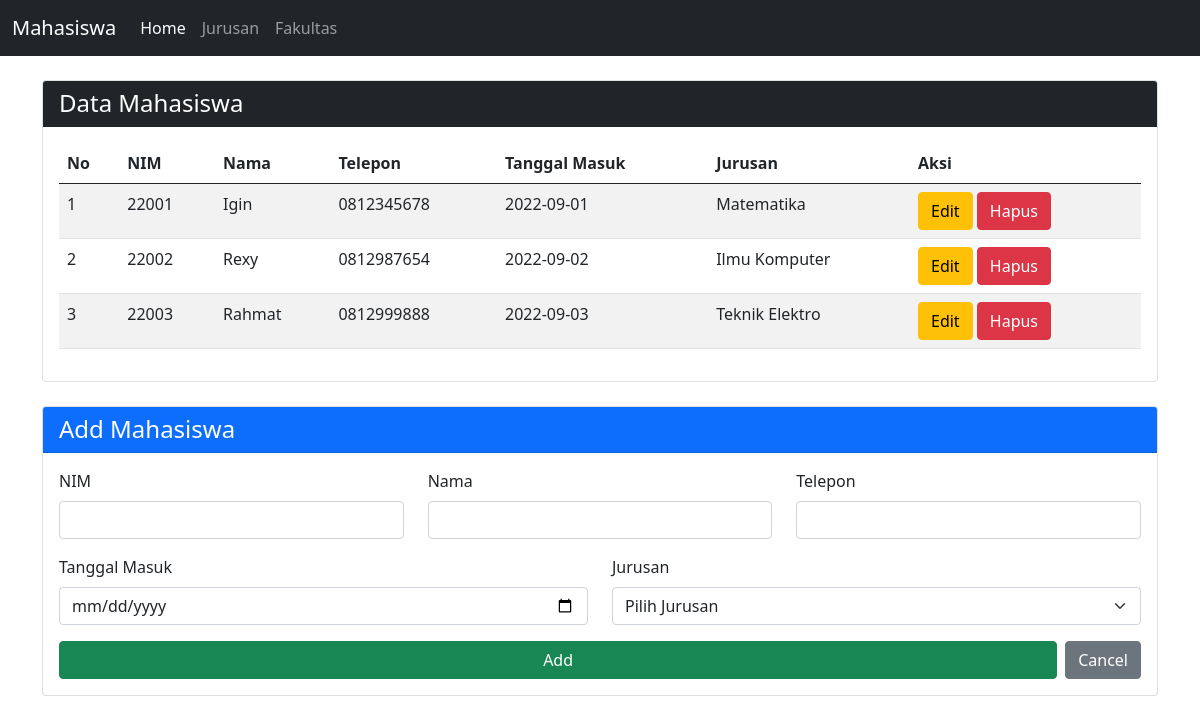
The app's page /Project/index.php with its own data.
### tables this page shows
CREATE TABLE `mahasiswa` (
  `nim` varchar(20) NOT NULL,
  `nama_mahasiswa` varchar(100) NOT NULL,
  `telepon` varchar(15) DEFAULT NULL,
  `tanggal_masuk` date DEFAULT NULL,
  `id_jurusan` int(11) NOT NULL
);

CREATE TABLE `jurusan` (
  `id` int(11) NOT NULL,
  `nama_jurusan` varchar(100) NOT NULL,
  `id_fakultas` int(11) NOT NULL
);

### Project/controllers/Mahasiswa.controller.php (called while the page is built, shortened)
<?php
include_once("models/Mahasiswa.class.php");
include_once("views/Mahasiswa.view.php");
class MahasiswaController
{
  private $mahasiswa;
  private $jurusan;
  function __construct()
  {
    $this->mahasiswa = new Mahasiswa(Conf::$db_host, Conf::$db_user, Conf::$db_pass, Conf::$db_name);
    $this->jurusan = new Jurusan(Conf::$db_host, Conf::$db_user, Conf::$db_pass, Conf::$db_name);
  }
  public function index()
  {
    $this->mahasiswa->open();
    $this->mahasiswa->getMahasiswa();
    $data = array();
    while ($row = $this->mahasiswa->getResult()) {
      array_push($data, $row);
    }
    $this->jurusan->open();
    $this->jurusan->getJurusan();
    $jurusanData = array();
    while ($row = $this->jurusan->getResult()) {
      array_push($jurusanData, $row);
    }
    $view = new MahasiswaView();
    $view->render($data, $jurusanData);
  }
}
?>

### Project/views/Mahasiswa.view.php (the view, shortened to what this page needs)
<?php
class MahasiswaView
{
    public function render($data, $jurusanData, $editData = null)
    {
        $no = 1;
        $dataMahasiswa = null;
        foreach ($data as $row) {
            list($nim, $nama_mahasiswa, $telepon, $tanggal_masuk, $id_jurusan) = $row;
            $dataMahasiswa .= "<tr>
                        <td>" . $no++ . "</td>
                        <td>" . $nim . "</td>
                        <td>" . $nama_mahasiswa . "</td>
                        <td>" . $telepon . "</td>
                        <td>" . $tanggal_masuk . "</td>
                        <td>" . $id_jurusan . "</td>
                        <td>
                        <a href='index.php?id_edit=" . $nim .  "' class='btn btn-warning'>Edit</a>
                        <a href='index.php?id_hapus=" . $nim . "' class='btn btn-danger'>Hapus</a>
                        </td>
                        </tr>";
        }
        $submitButton = "<button type='submit' name='add' class='btn btn-success w-100'>Add</button>";
        $nimField = "<input type='text' class='form-control' id='nim' name='nim' required>";
    }
}
?>

### Project/index.php
<?php
include_once("views/Template.class.php");
include_once("models/DB.class.php");
include_once("controllers/Mahasiswa.controller.php");
$mahasiswa = new MahasiswaController;
if (isset($_POST['add'])) {
    $data = $_POST;
    $mahasiswa->add($data);
}
else if (isset($_POST['update'])) {
    $nim = $_POST['nim'];
    $data = $_POST;
    $mahasiswa->update($nim, $data);
}
else if (!empty($_GET['id_hapus'])) {
    $nim = $_GET['id_hapus'];
    $mahasiswa->delete($nim);
}
else if (!empty($_GET['id_edit'])) {
    $nim = $_GET['id_edit'];
    $mahasiswa->edit($nim);
}
else {
    $mahasiswa->index();
}
?>

### Project/views/Template.class.php (shortened to what this page needs)
<?php
class Template
{
    var $content = '';
    function __construct($filename = '')
    {
        $this->content = implode('', @file($filename));
    }
    function clear()
    {
        $this->content = preg_replace("/DATA_[A-Z|_|0-9]+/", "", $this->content);
    }
    function write()
    {
        print $this->content;
    }
    function replace($old = '', $new = '')
    {
        if (is_int($new)) {
            $value = sprintf("%d", $new);
        } elseif (is_float($new)) {
            $value = sprintf("%f", $new);
        } elseif (is_array($new)) {
            $value = '';
            foreach ($new as $item) {
                $value .= $item . ' ';
            }
        } else {
            $value = $new;
        }
        $this->content = preg_replace("/$old/", $value, $this->content);
    }
}

### records on screen
mahasiswa: nim "22001", nama_mahasiswa "Igin", telepon "0812345678", tanggal_masuk "2022-09-01", id_jurusan.nama_jurusan "Matematika"
mahasiswa: nim "22002", nama_mahasiswa "Rexy", telepon "0812987654", tanggal_masuk "2022-09-02", id_jurusan.nama_jurusan "Ilmu Komputer"
mahasiswa: nim "22003", nama_mahasiswa "Rahmat", telepon "0812999888", tanggal_masuk "2022-09-03", id_jurusan.nama_jurusan "Teknik Elektro"
